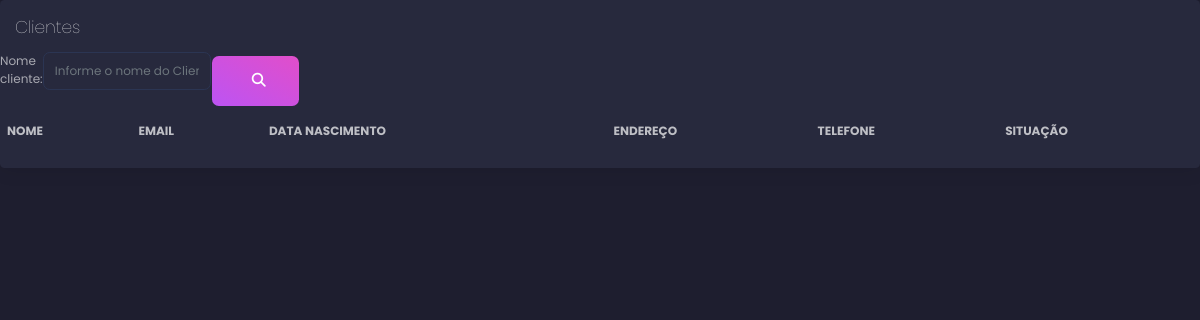
The app's page /cliente/listar_clientes/, older data.
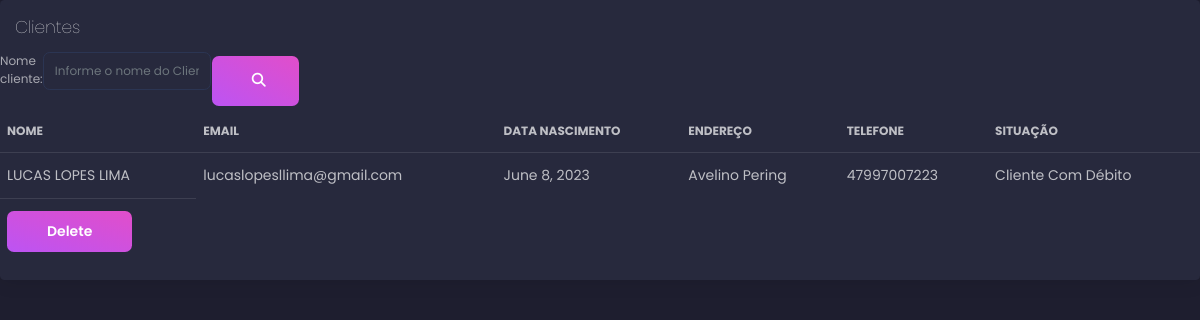
The same page, newer data.
### clientes/models.py (models this page shows, shortened)
class Cliente(models.Model):
    nome = models.CharField(max_length=100)
    email = models.EmailField(unique=True)
    data_nascimento = models.DateField()
    endereco = models.CharField(max_length=200)
    telefone = models.CharField(max_length=30,default=9999-9999)
    pode_fazer_emprestimo = models.BooleanField(default=False)

### clientes/views.py (the view)
# urls.py: path('listar_clientes/', views.listar_clientes,name='listar_clientes'),
def listar_clientes(request,aviso_ao_usuario="",nome_cliente="listar_todos"):
    try:
        if nome_cliente == "listar_todos":
            clientes = Cliente.objects.all()
        else:
            clientes=""
            clientes = Cliente.objects.filter(nome__startswith=nome_cliente)
    except Exception as e:
        print(e)
    nome_cliente_para_filtrar = forms.BuscaClienteNomeForm()
    return render(request,"listar_clientes.html",{'clientes':clientes ,'aviso_ao_usuario':aviso_ao_usuario,'nome_cliente_para_filtrar':nome_cliente_para_filtrar})

### clientes/forms.py
class BuscaClienteNomeForm(forms.Form):
    nome_cliente = forms.CharField(widget=forms.TextInput(attrs={"placeholder": "Informe o nome do Cliente","class": "form-control"}))

### clientes/templates/listar_clientes.html (shortened to what this page needs)
{% extends 'base.html' %}
{% block content %}
<div class="card ">
  <div class="card-header">
    <h4 class="card-title">Clientes</h4>
  </div>
  <div class="mb-auto">
    <form method="POST" action="{% url 'clientes:pesquisar_cliente' %}" class="w-25 d-flex flex-row">
      {{ nome_cliente_para_filtrar }}
      <button type="submit" class="btn btn-fill btn-primary">
        <i class="fa-sharp fa-solid fa-magnifying-glass"></i>
      </button>
    </form>
    <table class="table table-striped-columns ms-1">
      <thead>
        <tr>
          <th scope="col">Nome</th>
          <th scope="col">Email</th>
          <th scope="col">Data Nascimento</th>
          <th scope="col">Endereço</th>
          <th scope="col">Telefone</th>
          <th scope="col">Situação</th>
        </tr>
      </thead>
      <tbody>
        {% for cliente in clientes %}
        <tr>
          <td>{{ cliente.nome }}</td>
          <td>{{ cliente.email }}</td>
          <td>{{ cliente.data_nascimento }}</td>
          <td>{{ cliente.endereco }}</td>
          <td>{{ cliente.telefone }}</td>
          {% if cliente.pode_fazer_emprestimo %}
          <td>Nada Consta</td>
          {% else %}
          <td>Cliente Com Débito</td>
          {% endif %}
        </tr>
        <th><a class="btn btn-primary" href="deletar_cliente/{{ cliente.id }}">Delete</th>
        {% endfor %}
      </tbody>
    </table>
  </div>
</div>
{% endblock content %} {% block javascripts %}{% endblock javascripts %}

Row changes from the older to the newer data that the page shows:
added Cliente: nome "LUCAS LOPES LIMA", email "lucaslopesllima@gmail.com", data_nascimento "June 8, 2023", endereco "Avelino Pering", telefone "47997007223", pode_fazer_emprestimo "Cliente Com Débito"
